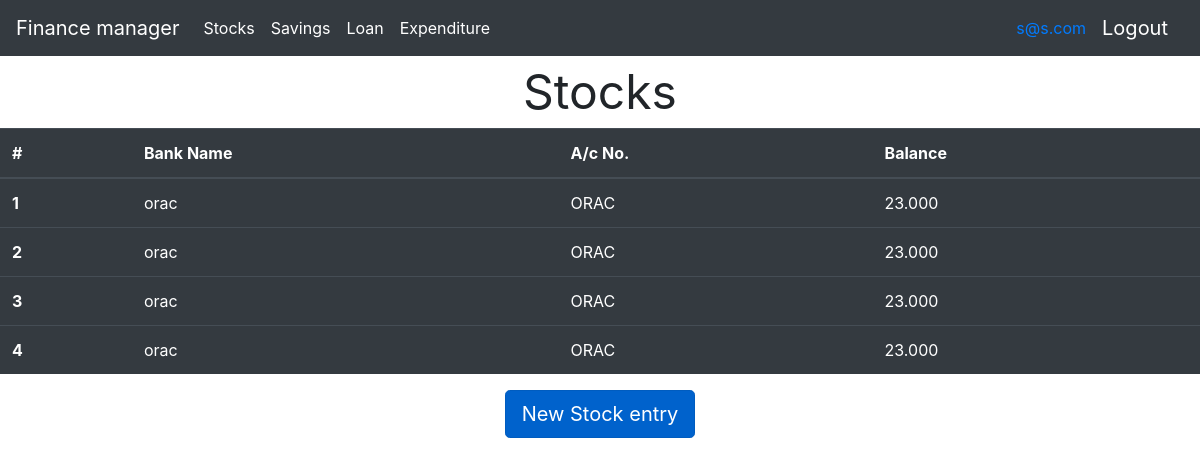
Screenshot of /stocks (signed in) with the database file from the repository.
### FMapp/models.py (models this page shows, shortened)
class Stocks(models.Model):
    user = models.ForeignKey(User, on_delete=models.CASCADE, related_name="stocks", null=False)
    Company_Name = models.TextField(max_length=100)
    Company_Symbol = models.TextField(max_length=50)
    Purchase_Date = models.DateField()
    Purchase_Cost = models.DecimalField(max_digits=7, decimal_places=3)
    Quantity = models.IntegerField()

### FMapp/views.py (the view)
# urls.py: path('stocks', views.stocks, name='stocks'),
@login_required(login_url='/login')
def stocks(request):
    return render(request, 'stocks.html')

### templates/stocks.html (shortened to what this page needs)
<!doctype html>
<html lang="en">
<head>
  <link rel="stylesheet" href="https://stackpath.bootstrapcdn.com/bootstrap/4.5.0/css/bootstrap.min.css"
>
</head>
<body>
  <nav class="navbar navbar-expand-lg navbar-dark bg-dark">
    <a class="navbar-brand" href="/">Finance manager</a>
    <div class="collapse navbar-collapse" id="navbarNav">
      <ul class="navbar-nav">
        <li class="nav-item active">
          <a class="nav-link" href="/stocks">Stocks <span class="sr-only">(current)</span></a>
        </li>
        <li class="nav-item active">
          <a class="nav-link" href="/savings">Savings <span class="sr-only">(current)</span></a>
        </li>
        <li class="nav-item active">
          <a class="nav-link" href="/loans">Loan <span class="sr-only">(current)</span></a>
        </li>
        <li class="nav-item active">
          <a class="nav-link" href="/expenditures">Expenditure <span class="sr-only">(current)</span></a>
        </li>
      </ul>
    </div>
    <div class="nav navbar-nav navbar-right">
      <a href="#" class="navbar">{{user.email}}</a>
      <a href="/logout" class="navbar-brand">Logout</a>
    </div>
  </nav>
  <div style="font-size: 3em;"><center>Stocks</center></div>
  <table class="table table-hover table-dark">
    <thead>
      <tr>
        <th scope="col">#</th>
        <th scope="col">Bank Name</th>
        <th scope="col">A/c No.</th>
        <th scope="col">Balance</th>
      </tr>
    </thead>
    <tbody>
      {% for stock in user.stocks.all %}
      <tr>
        <th scope="row">{{forloop.counter}}</th>
        <td>{{stock.Company_Name}}</td>
        <td>{{stock.Company_Symbol}}</td>
        <td>{{stock.Purchase_Cost}}</td>
      </tr>
      {% endfor %}
    </tbody>
  </table>
  <div class="newStockbutton" style="display:flex; justify-content: space-around;">
    <a href="/newstock" class="mx-auto btn btn-primary btn-lg active" role="button" aria-pressed="true">New Stock entry</a>
  </div>
</body>
</html>

### rows the page displays
Stocks: Company_Name "orac", Company_Symbol "ORAC", Purchase_Cost "23.000"
Stocks: Company_Name "orac", Company_Symbol "ORAC", Purchase_Cost "23.000"
Stocks: Company_Name "orac", Company_Symbol "ORAC", Purchase_Cost "23.000"
Stocks: Company_Name "orac", Company_Symbol "ORAC", Purchase_Cost "23.000"

### other values shown
{{ user.email }} "s@s.com"
